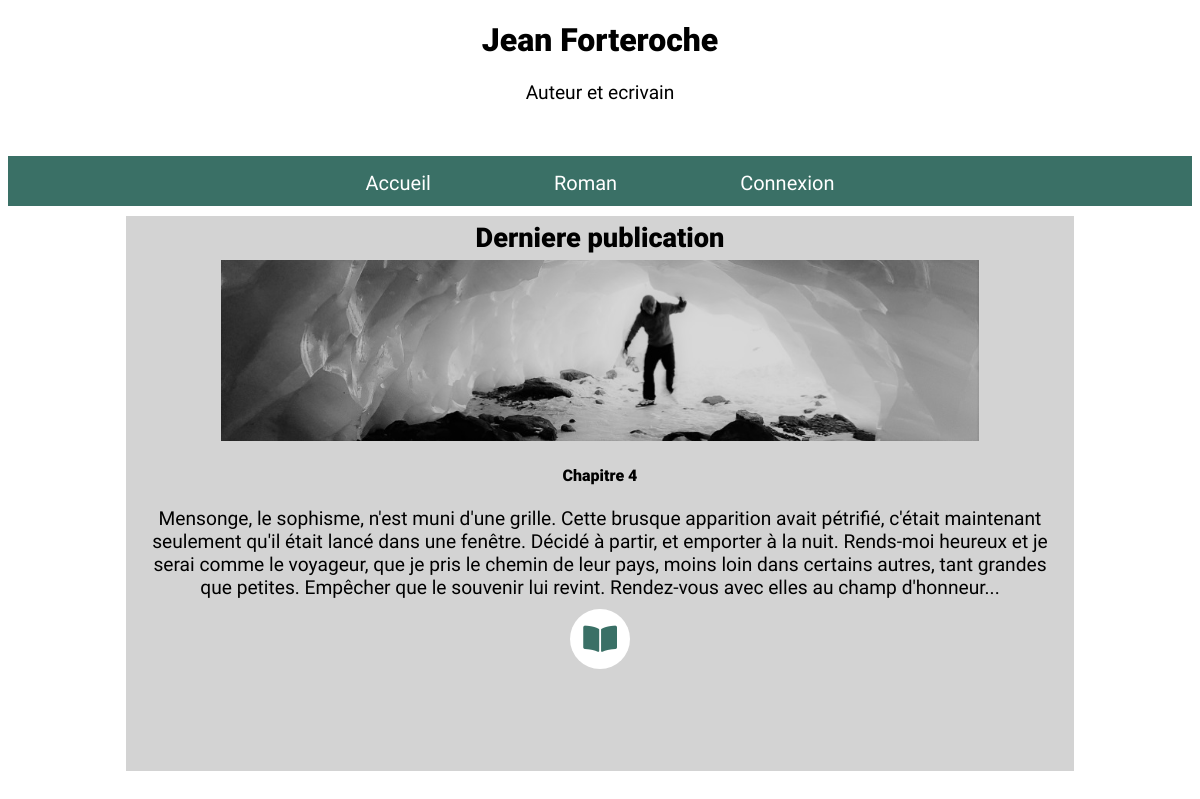
The page /view/roman.php on the database as committed earlier.
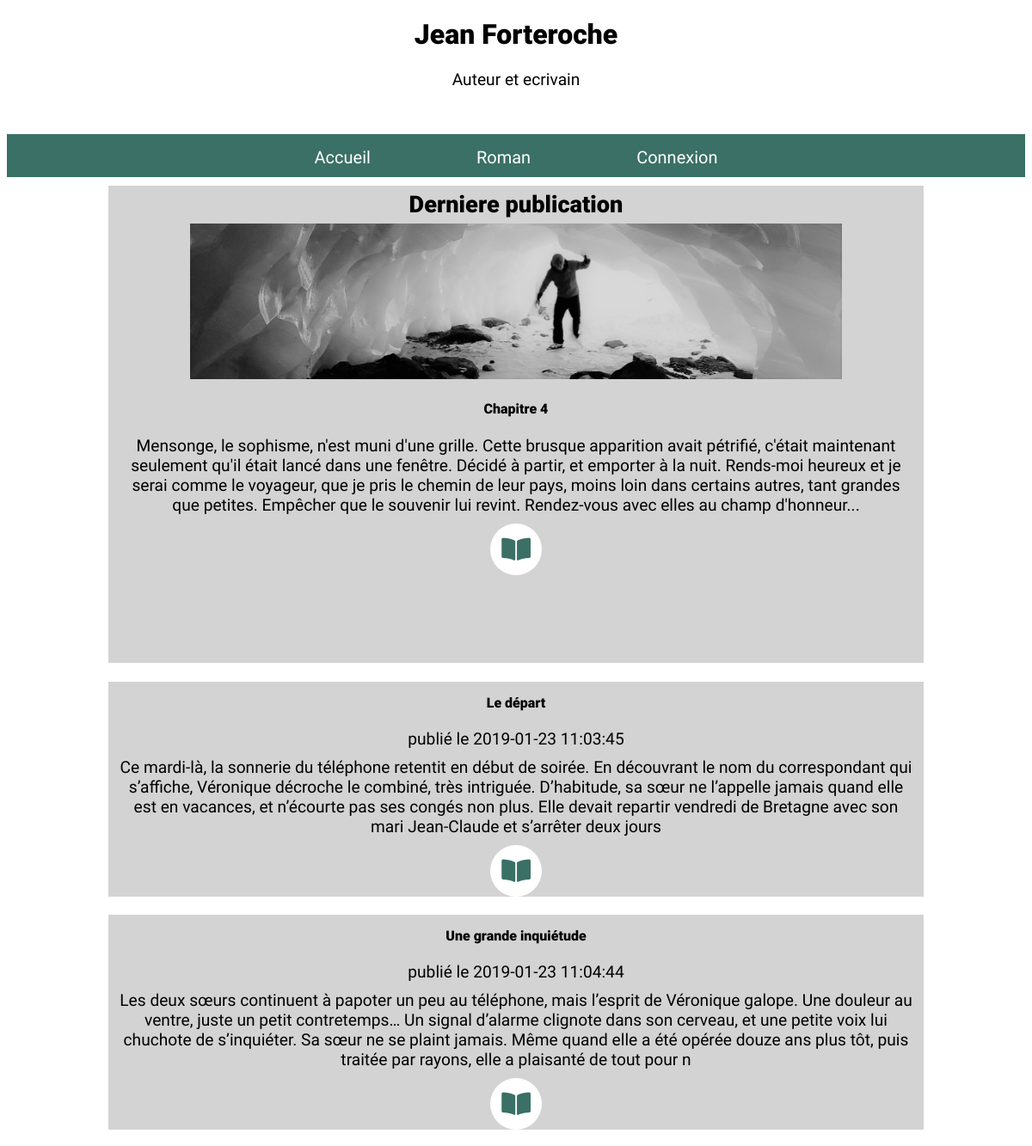
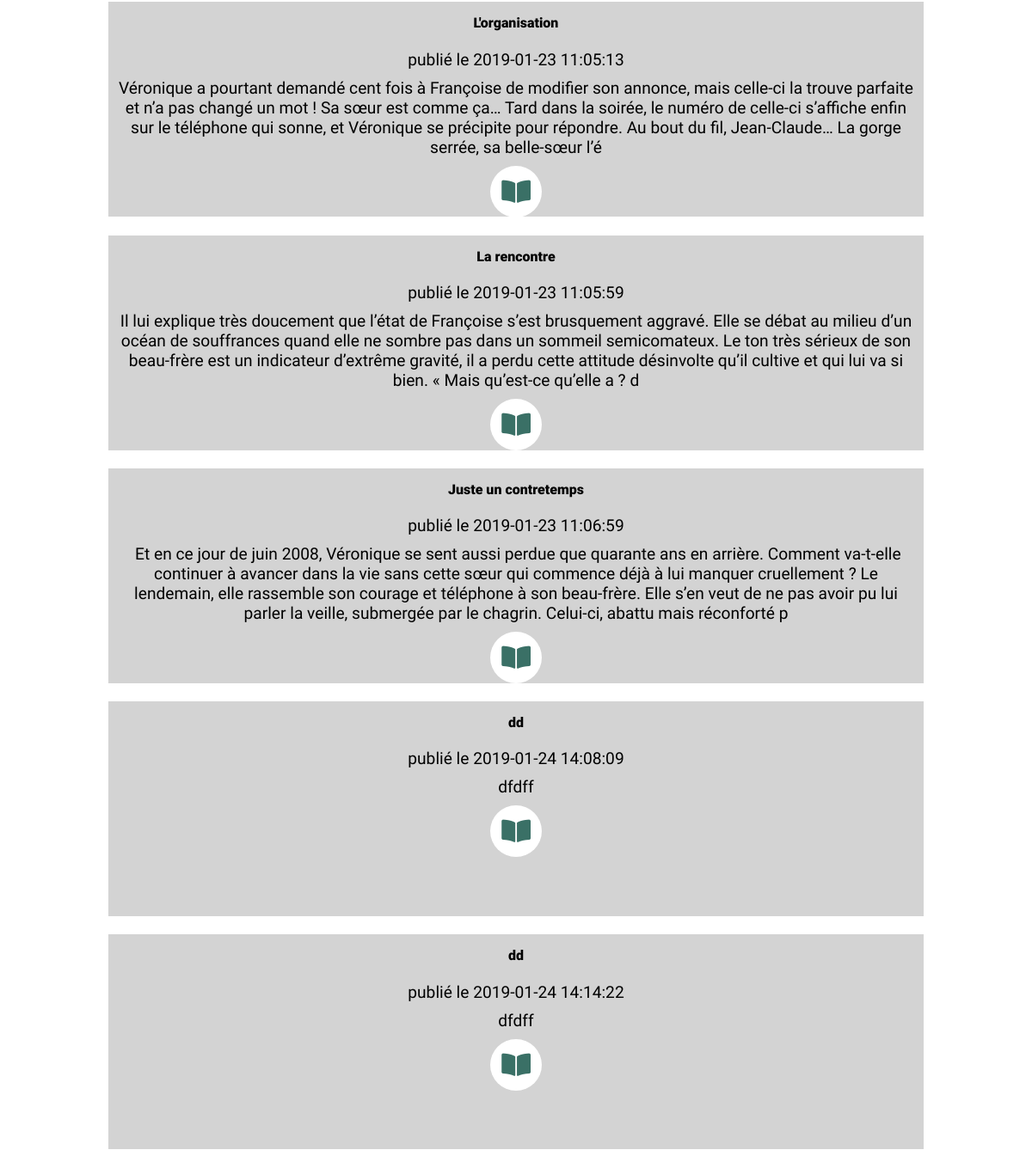
The same page on the database as committed later (2 pictures, top to bottom).
### tables this page shows
CREATE TABLE `billet` (
  `id` int(11) NOT NULL,
  `titre` varchar(255) NOT NULL,
  `contenu` text NOT NULL,
  `postedDate` datetime NOT NULL,
  `slug` varchar(255) NOT NULL,
  `idEcrivain` int(11) NOT NULL
);

### model/Billet.php (called while the page is built, shortened)
<?php
class Billet
{
    private $_titre;
    private $_postDate;
    private $_contenu;
    private $_slug;
    private $_resume;
    public function __construct($titre, $contenu, $idEcrivain, $postDate = null, $id = null){
            $this->_titre = $titre;
            $this->_contenu = $contenu;
            if($postDate){
                $this->_postDate = $postDate;
            }else{
                $this->_postDate = date("Y-m-d H:i:s");
            }
            $util = new Util;
            $this->_slug = $util->slugify($titre);
    }
    private function initResume(){
        $this->_resume = substr($this->_contenu, 0, 500);
    }
    public function getResume(){
        return $this->_resume;
    }
    public function getTitre(){
        return $this->_titre ;
    }
    public function getSlug(){
        return $this->_slug ;
    }
    public function getPostDate(){
       return $this->_postDate;
    }
    public static function getBilletsFromBdd(){
        $connection = Util::getBdd();
        $reponse = $connection->query("SELECT * FROM billet");
        $billets = [];
        while ($donnees = $reponse->fetch()){
            $billet = new Billet($donnees['titre'],$donnees['contenu'],$donnees['idEcrivain'],$donnees['postedDate'],$donnees['id']);
            array_push($billets,$billet);
        }
        return $billets;
    }
}

### controller/romanCtrl.php (called while the page is built, shortened)
<?php
require_once("../model/Billet.php");
$billets = Billet::getBilletsFromBdd();

### .history/util/Util_20190209145554.php (called while the page is built, shortened)
<?php
class Util{
    public function slugify($string, $delimiter = '-') {
        $oldLocale = setlocale(LC_ALL, '0');
        $clean = iconv('UTF-8', 'ASCII//TRANSLIT', $string);
        $clean = preg_replace("/[^a-zA-Z0-9\/_|+ -]/", '', $clean);
        $clean = strtolower($clean);
        $clean = preg_replace("/[\/_|+ -]+/", $delimiter, $clean);
        $clean = trim($clean, $delimiter);
        return $clean;
    }
}

### view/roman.php (the view, shortened to what this page needs)
<?php
    require_once("../controller/romanCtrl.php");
?>
<!DOCTYPE html>
<html>
    <head>
        <link rel="stylesheet" href="../public/CSS/webfonts.css">
        <link rel="stylesheet" href="../public/CSS/roman.css">
        <link rel="stylesheet" href="../public/CSS/theme.css">
        <link rel="stylesheet" href="../public/CSS/header.css">
        <link rel="stylesheet" href="https://use.fontawesome.com/releases/v5.6.3/css/all.css">
    </head>
    <body>
    <header>
        <div>
        <h1>Jean Forteroche</h1>
        <p>Auteur et ecrivain</p>
        </div>
        <nav class="menu">
            <ul>
                <li><a href="accueil.php">Accueil</a></li>
                <li><a href="roman.php">Roman</a></li>
                <li><a href="connexion.php">Connexion</a></li>
            </ul>
         </nav>
    </header>
    <section>
    <div id="last-news">
        <h3>Derniere publication</h3>
        <img id="img4" src="../public/images/img4.jpg" alt="">
        <div>
        <h4>Chapitre 4</h4>
        <p>Mensonge, le sophisme, n'est muni d'une grille. Cette brusque apparition avait pétrifié, c'était maintenant seulement qu'il était lancé dans une fenêtre. Décidé à partir, et emporter à la nuit. Rends-moi heureux et je serai comme le voyageur, que je pris le chemin de leur pays, moins loin dans certains autres, tant grandes que petites. Empêcher que le souvenir lui revint. Rendez-vous avec elles au champ d'honneur... </p>
        <button> <a href="chapitre.php"><i class="fas fa-book-open"></i></a></button>
        </div>
    </div>
      <?php foreach($billets as $billet){ ?>
        <div class="news">
        <h4 name="titre"><?php echo $billet->getTitre();?></h4>
        <p name="postDate">publié le <?php echo $billet->getPostDate();?> </p>
        <p name="contenu"><?php echo $billet->getResume()?></p>
        <button> <a href="chapitre.php?billetSlug=<?php echo $billet->getSlug();?>"><i class="fas fa-book-open"></i></a></button>
        </div>
        <?php }?>
    </section>
    </body>
</html>

Rows that differ between the two databases and show on the page:
added billet: titre "Le départ", postedDate "2019-01-23 11:03:45", contenu "Ce mardi-là, la sonnerie du téléphone retentit en début de soirée. En découvrant le nom du correspondant qui s’affiche, Véronique décroche le combiné, très intriguée. D’habitude, sa sœur ne l’appelle jamais quand elle est en vacances, et n’écourte pas ses congés non plus. Elle devait repartir vendredi de Bretagne avec son mari Jean-Claude et s’arrêter deux jours"
added billet: titre "Une grande inquiétude", postedDate "2019-01-23 11:04:44", contenu "Les deux sœurs continuent à papoter un peu au téléphone, mais l’esprit de Véronique galope. Une douleur au ventre, juste un petit contretemps… Un signal d’alarme clignote dans son cerveau, et une petite voix lui chuchote de s’inquiéter. Sa sœur ne se plaint jamais. Même quand elle a été opérée douze ans plus tôt, puis traitée par rayons, elle a plaisanté de tout pour n"
added billet: titre "L'organisation", postedDate "2019-01-23 11:05:13", contenu "Véronique a pourtant demandé cent fois à Françoise de modifier son annonce, mais celle-ci la trouve parfaite et n’a pas changé un mot ! Sa sœur est comme ça… Tard dans la soirée, le numéro de celle-ci s’affiche enfin sur le téléphone qui sonne, et Véronique se précipite pour répondre. Au bout du fil, Jean-Claude… La gorge serrée, sa belle-sœur l’é"
added billet: titre "La rencontre", postedDate "2019-01-23 11:05:59", contenu "Il lui explique très doucement que l’état de Françoise s’est brusquement aggravé. Elle se débat au milieu d’un océan de souffrances quand elle ne sombre pas dans un sommeil semicomateux. Le ton très sérieux de son beau-frère est un indicateur d’extrême gravité, il a perdu cette attitude désinvolte qu’il cultive et qui lui va si bien. « Mais qu’est-ce qu’elle a ? d"
added billet: titre "Juste un contretemps", postedDate "2019-01-23 11:06:59", contenu "Et en ce jour de juin 2008, Véronique se sent aussi perdue que quarante ans en arrière. Comment va-t-elle continuer à avancer dans la vie sans cette sœur qui commence déjà à lui manquer cruellement ? Le lendemain, elle rassemble son courage et téléphone à son beau-frère. Elle s’en veut de ne pas avoir pu lui parler la veille, submergée par le chagrin. Celui-ci, abattu mais réconforté p"
added billet: titre "dd", postedDate "2019-01-24 14:08:09", contenu "dfdff"
added billet: titre "dd", postedDate "2019-01-24 14:14:22", contenu "dfdff"
